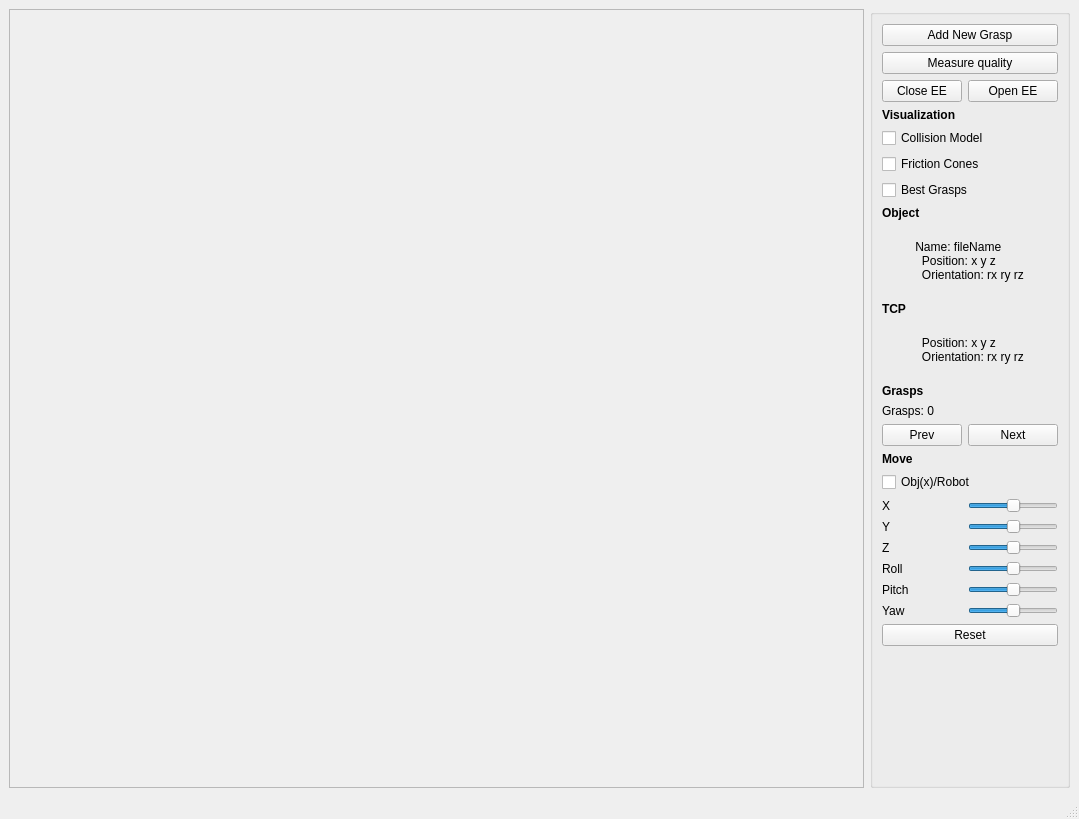
<?xml version="1.0" encoding="UTF-8"?>
<ui version="4.0">
 <class>GraspPlanner</class>
 <widget class="QMainWindow" name="GraspPlanner">
  <property name="geometry">
   <rect>
    <x>0</x>
    <y>0</y>
    <width>1079</width>
    <height>819</height>
   </rect>
  </property>
  <property name="windowTitle">
   <string>GraspStudio - GraspPlanner</string>
  </property>
  <widget class="QWidget" name="centralwidget">
   <layout class="QGridLayout" name="gridLayout">
    <item row="0" column="0">
     <widget class="QFrame" name="frameViewer">
      <property name="frameShape">
       <enum>QFrame::StyledPanel</enum>
      </property>
      <property name="frameShadow">
       <enum>QFrame::Raised</enum>
      </property>
     </widget>
    </item>
    <item row="0" column="1">
     <widget class="QGroupBox" name="groupBox">
      <property name="maximumSize">
       <size>
        <width>200</width>
        <height>16777215</height>
       </size>
      </property>
      <property name="title">
       <string/>
      </property>
      <layout class="QGridLayout" name="gridLayout_2">
        <item row="2" column="0" colspan="2">
          <widget class="QPushButton" name="pushButtonAddGrasp">
          <property name="text">
            <string>Add New Grasp</string>
          </property>
          </widget>
        </item>
        <item row="3" column="0" colspan="2">
          <widget class="QPushButton" name="pushButtonQuality">
          <property name="text">
            <string>Measure quality</string>
          </property>
          </widget>
        </item>
       <item row="4" column="0">
        <widget class="QPushButton" name="pushButtonClose">
         <property name="text">
          <string>Close EE</string>
         </property>
        </widget>
       </item>
       <item row="4" column="1">
        <widget class="QPushButton" name="pushButtonOpen">
         <property name="text">
          <string>Open EE</string>
         </property>
        </widget>
       </item>
       <item row="6" column="0" colspan="2">
        <widget class="QLabel" name="label_10">
         <property name="font">
          <font>
           <weight>75</weight>
           <bold>true</bold>
          </font>
         </property>
         <property name="text">
          <string>Visualization</string>
         </property>
        </widget>
       </item>
       <item row="7" column="0" colspan="2">
        <widget class="QCheckBox" name="checkBoxColModel">
         <property name="text">
          <string>Collision Model</string>
         </property>
        </widget>
       </item>
       <item row="8" column="0" colspan="2">
        <widget class="QCheckBox" name="checkBoxCones">
         <property name="text">
          <string>Friction Cones</string>
         </property>
        </widget>
       </item>
       <item row="10" column="0" colspan="2">
        <widget class="QCheckBox" name="checkBoxShowBestGrasps">
         <property name="text">
          <string>Best Grasps</string>
         </property>
        </widget>
       </item>
       <item row="11" column="0" colspan="2">
        <widget class="QLabel" name="label_10">
         <property name="font">
          <font>
           <weight>75</weight>
           <bold>true</bold>
          </font>
         </property>
         <property name="text">
          <string>Object</string>
         </property>
        </widget>
       </item>
       <item row="12" column="0" colspan="2">
        <widget class="QLabel" name="objectInfo">
         <property name="text">
          <string>
          Name: fileName
            Position: x y z
            Orientation: rx ry rz
          </string>
         </property>
         <property name="alignment">
          <set>Qt::AlignLeading|Qt::AlignLeft|Qt::AlignTop</set>
         </property>
        </widget>
       </item>
       <item row="13" column="0" colspan="2">
        <widget class="QLabel" name="label_10">
         <property name="font">
          <font>
           <weight>75</weight>
           <bold>true</bold>
          </font>
         </property>
         <property name="text">
          <string>TCP</string>
         </property>
        </widget>
       </item>
       <item row="14" column="0" colspan="2">
        <widget class="QLabel" name="robotInfo">
         <property name="text">
          <string>
            Position: x y z
            Orientation: rx ry rz
          </string>
         </property>
         <property name="alignment">
          <set>Qt::AlignLeading|Qt::AlignLeft|Qt::AlignTop</set>
         </property>
        </widget>
       </item>
       <item row="15" column="0" colspan="2">
        <widget class="QLabel" name="label_10">
         <property name="font">
          <font>
           <weight>75</weight>
           <bold>true</bold>
          </font>
         </property>
         <property name="text">
          <string>Grasps</string>
         </property>
        </widget>
       </item>
       <item row="16" column="0" colspan="2">
        <widget class="QLabel" name="graspInfo">
         <property name="text">
          <string>Grasps: 0</string>
         </property>
         <property name="alignment">
          <set>Qt::AlignLeading|Qt::AlignLeft|Qt::AlignTop</set>
         </property>
        </widget>
       </item>

       <item row="17" column="0">
        <widget class="QPushButton" name="pushButtonPrevGrasp">
         <property name="text">
          <string>Prev</string>
         </property>
        </widget>
       </item>
       <item row="17" column="1">
        <widget class="QPushButton" name="pushButtonNextGrasp">
         <property name="text">
          <string>Next</string>
         </property>
        </widget>
       </item>
      
      <item row="18" column="0" colspan="2">
        <widget class="QLabel" name="label_10">
         <property name="font">
          <font>
           <weight>75</weight>
           <bold>true</bold>
          </font>
         </property>
         <property name="text">
          <string>Move</string>
         </property>
        </widget>
      </item>

      <item row="19" column="0" colspan="2">
        <widget class="QCheckBox" name="checkBoxMove">
         <property name="text">
          <string>Obj(x)/Robot</string>
         </property>
        </widget>
       </item>

      <item row="20" column="0">
        <widget class="QLabel" name="objSliderXLabel">
          <property name="geometry">
            <rect>
            <x>20</x>
            <y>350</y>
            <width>16</width>
            <height>16</height>
            </rect>
          </property>
          <property name="text">
            <string>X</string>
          </property>
        </widget>
      </item>
      <item row="20" column="1">
        <widget class="QSlider" name="objSliderX">
          <property name="geometry">
            <rect>
            <x>39</x>
            <y>350</y>
            <width>141</width>
            <height>20</height>
            </rect>
          </property>
          <property name="minimum">
            <number>-50</number>
          </property>
          <property name="maximum">
            <number>50</number>
          </property>
          <property name="orientation">
            <enum>Qt::Horizontal</enum>
          </property>
        </widget>
      </item>
      <item row="21" column="0">
        <widget class="QLabel" name="objSliderYLabel">
          <property name="geometry">
            <rect>
            <x>20</x>
            <y>350</y>
            <width>16</width>
            <height>16</height>
            </rect>
          </property>
          <property name="text">
            <string>Y</string>
          </property>
        </widget>
      </item>
      <item row="21" column="1">
        <widget class="QSlider" name="objSliderY">
          <property name="geometry">
            <rect>
            <x>39</x>
            <y>350</y>
            <width>141</width>
            <height>20</height>
            </rect>
          </property>
          <property name="minimum">
            <number>-50</number>
          </property>
          <property name="maximum">
            <number>50</number>
          </property>
          <property name="orientation">
            <enum>Qt::Horizontal</enum>
          </property>
        </widget>
      </item>
      <item row="22" column="0">
        <widget class="QLabel" name="objSliderZLabel">
          <property name="geometry">
            <rect>
            <x>20</x>
            <y>350</y>
            <width>16</width>
            <height>16</height>
            </rect>
          </property>
          <property name="text">
            <string>Z</string>
          </property>
        </widget>
      </item>
      <item row="22" column="1">
        <widget class="QSlider" name="objSliderZ">
          <property name="geometry">
            <rect>
            <x>39</x>
            <y>350</y>
            <width>141</width>
            <height>20</height>
            </rect>
          </property>
          <property name="minimum">
            <number>-50</number>
          </property>
          <property name="maximum">
            <number>50</number>
          </property>
          <property name="orientation">
            <enum>Qt::Horizontal</enum>
          </property>
        </widget>
      </item>
      <item row="23" column="0">
        <widget class="QLabel" name="objSliderRXLabel">
          <property name="geometry">
            <rect>
            <x>20</x>
            <y>350</y>
            <width>16</width>
            <height>16</height>
            </rect>
          </property>
          <property name="text">
            <string>Roll</string>
          </property>
        </widget>
      </item>
      <item row="23" column="1">
        <widget class="QSlider" name="objSliderRX">
          <property name="geometry">
            <rect>
            <x>39</x>
            <y>350</y>
            <width>141</width>
            <height>20</height>
            </rect>
          </property>
          <property name="minimum">
            <number>-50</number>
          </property>
          <property name="maximum">
            <number>50</number>
          </property>
          <property name="orientation">
            <enum>Qt::Horizontal</enum>
          </property>
        </widget>
      </item>
      <item row="24" column="0">
        <widget class="QLabel" name="objSliderRYLabel">
          <property name="geometry">
            <rect>
            <x>20</x>
            <y>350</y>
            <width>16</width>
            <height>16</height>
            </rect>
          </property>
          <property name="text">
            <string>Pitch</string>
          </property>
        </widget>
      </item>
      <item row="24" column="1">
        <widget class="QSlider" name="objSliderRY">
          <property name="geometry">
            <rect>
            <x>39</x>
            <y>350</y>
            <width>141</width>
            <height>20</height>
            </rect>
          </property>
          <property name="minimum">
            <number>-50</number>
          </property>
          <property name="maximum">
            <number>50</number>
          </property>
          <property name="orientation">
            <enum>Qt::Horizontal</enum>
          </property>
        </widget>
      </item>
      <item row="25" column="0">
        <widget class="QLabel" name="objSliderRZLabel">
          <property name="geometry">
            <rect>
            <x>20</x>
            <y>350</y>
            <width>16</width>
            <height>16</height>
            </rect>
          </property>
          <property name="text">
            <string>Yaw</string>
          </property>
        </widget>
      </item>
      <item row="25" column="1">
        <widget class="QSlider" name="objSliderRZ">
          <property name="geometry">
            <rect>
            <x>39</x>
            <y>350</y>
            <width>141</width>
            <height>20</height>
            </rect>
          </property>
          <property name="minimum">
            <number>-50</number>
          </property>
          <property name="maximum">
            <number>50</number>
          </property>
          <property name="orientation">
            <enum>Qt::Horizontal</enum>
          </property>
        </widget>
      </item>
      <item row="26" column="0" colspan="2">
          <widget class="QPushButton" name="pushButtonReset">
          <property name="text">
            <string>Reset</string>
          </property>
          </widget>
        </item>
      

       <item row="30" column="0">
        <spacer name="verticalSpacer">
         <property name="orientation">
          <enum>Qt::Vertical</enum>
         </property>
         <property name="sizeHint" stdset="0">
          <size>
           <width>20</width>
           <height>40</height>
          </size>
         </property>
        </spacer>
       </item>
      </layout>
     </widget>
    </item>
   </layout>
  </widget>
  <widget class="QMenuBar" name="menubar">
   <property name="geometry">
    <rect>
     <x>0</x>
     <y>0</y>
     <width>1079</width>
     <height>20</height>
    </rect>
   </property>
  </widget>
  <widget class="QStatusBar" name="statusbar"/>
 </widget>
 <resources/>
 <connections/>
</ui>
